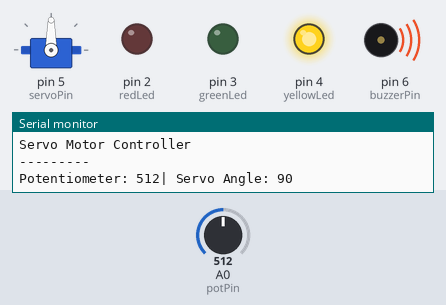
Recording of a sketch running on a simulated Arduino Uno, built with avr-gcc and run on an emulated ATmega328P. Shown: servo, output pins drawn as LEDs (lit = HIGH), buzzer (waves = sounding, pin HIGH), the last lines printed to the serial monitor. Inputs (shaded band) come from the test bench; at power-on: A0 (potPin) = 512.

Above: at 2.8 s.
2.9 s: A0 (potPin) set to 360
At 6.8 s:
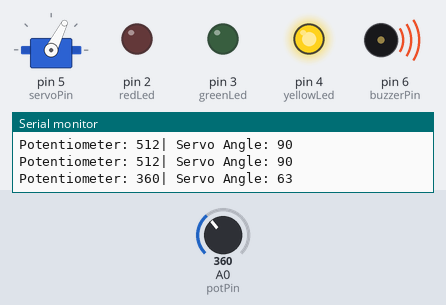
8.5 s: A0 (potPin) set to 335
At 10.3 s:
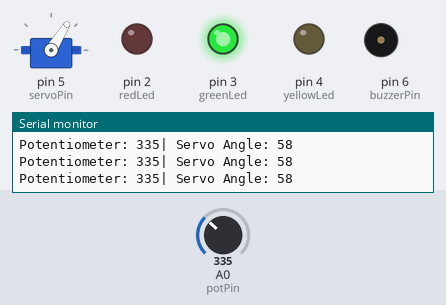
11.5 s: A0 (potPin) set to 716
At 11.61 s:
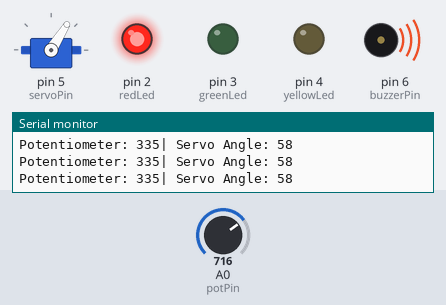
15.0 s: A0 (potPin) set to 170
At 15.7 s:
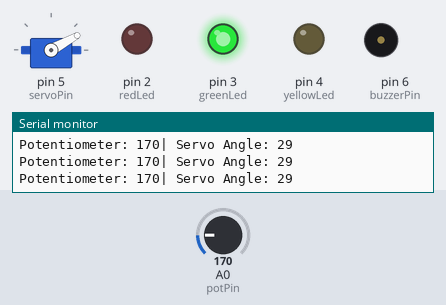
17.7 s: A0 (potPin) set to 106
At 18.6 s:
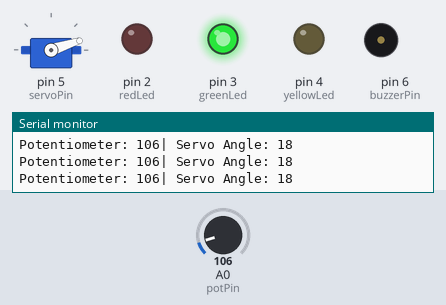
20.4 s: A0 (potPin) set to 88
At 21.6 s:
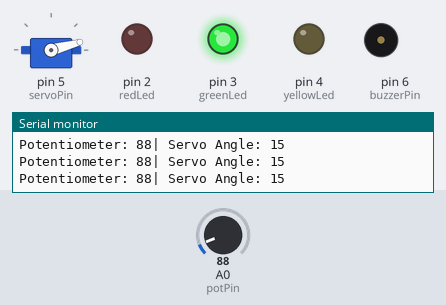
Timing chart, 0 to 23.4 s (numbered marks = the images above; inputs shaded):
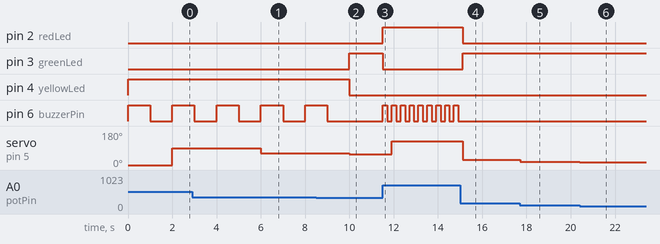

The sketch:

servo_motor_controller_project1.ino
```cpp
int redLed=2;
int greenLed=3;
int yellowLed=4;
int potPin=A0;
#include <Servo.h>
Servo myServo;
int servoPin=5;
int potValue;
int servoAngle;
int buzzerPin=6;

void setup()
{
pinMode(redLed,OUTPUT);
pinMode(greenLed,OUTPUT);
pinMode(yellowLed,OUTPUT);
pinMode(buzzerPin,OUTPUT);

myServo.attach(servoPin);
myServo.write(0);

Serial.begin(9600);

Serial.println("---------");
Serial.println("Servo Motor Controller");
Serial.println("---------");
}

void loop()
{
potValue=analogRead(potPin);
servoAngle=map(potValue,0,1023,0,180);
if (servoAngle<=180 && servoAngle> 120)
 {
  digitalWrite(redLed,HIGH);
  digitalWrite(greenLed,LOW);
  digitalWrite(yellowLed,LOW);

  digitalWrite(buzzerPin,HIGH);
  delay(200);
  digitalWrite(buzzerPin,LOW);
  delay(200);
 }
else if(servoAngle<=120 && servoAngle> 60)
 {
  digitalWrite(yellowLed,HIGH);
  digitalWrite(redLed,LOW);
  digitalWrite(greenLed,LOW);

  digitalWrite(buzzerPin,HIGH);
  delay(1000);
  digitalWrite(buzzerPin,LOW);
  delay(1000);
 }
else
 {
  digitalWrite(greenLed,HIGH);
  digitalWrite(redLed,LOW);
  digitalWrite(yellowLed,LOW);

  digitalWrite(buzzerPin,LOW);
 }

  myServo.write(servoAngle);

Serial.print("Potentiometer: ");
Serial.print(potValue);
Serial.print("| Servo Angle: ");
Serial.println(servoAngle);

}  
```

Measured:
- the behaviour switches between 347 and 346 on A0 (potPin) (found by bisection; images 1 and 2)
- after the input at 2.9 s, servo on pin 5 (servoPin): 90° → 63° after 3.1 s
- after the input at 8.5 s, pin 3 (greenLed): LOW → HIGH after 1.5 s; pin 4 (yellowLed): HIGH → LOW after 1.5 s; pin 6 (buzzerPin): goes on until 9.0 s, then stays LOW; servo on pin 5 (servoPin): 63° → 58° after 1.5 s
- after the input at 11.5 s, pin 2 (redLed): LOW → HIGH at once; pin 3 (greenLed): HIGH → LOW at once; pin 6 (buzzerPin): alternates HIGH for 0.20 s and LOW for 0.20 s, starting at once; servo on pin 5 (servoPin): 58° → 125° after 0.41 s
- after the input at 15.0 s, pin 2 (redLed): HIGH → LOW after 0.12 s; pin 3 (greenLed): LOW → HIGH after 0.12 s; pin 6 (buzzerPin): stops changing and stays LOW; servo on pin 5 (servoPin): 125° → 29° after 0.12 s
- after the input at 17.7 s, servo on pin 5 (servoPin): 29° → 18° at once
- after the input at 20.4 s, servo on pin 5 (servoPin): 18° → 15° at once
- by itself, pin 6 (buzzerPin): alternates HIGH for 1.0 s and LOW for 1.0 s
